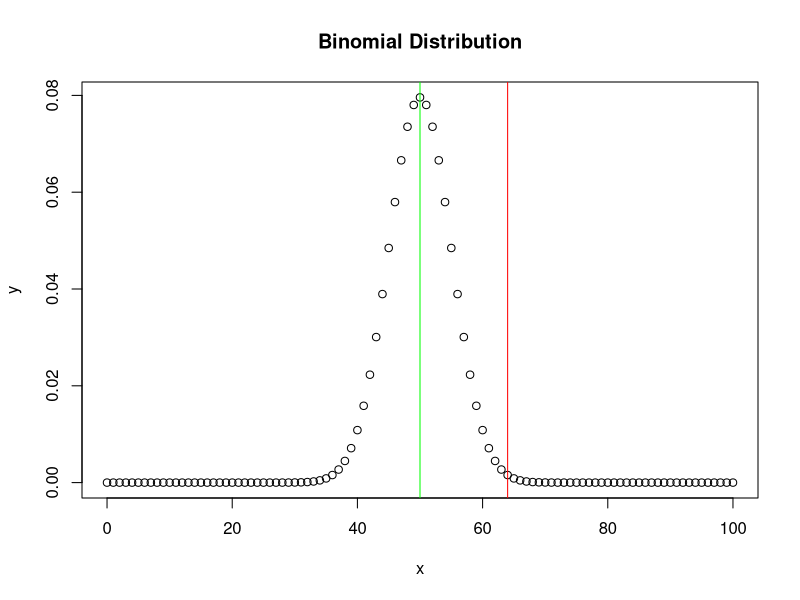
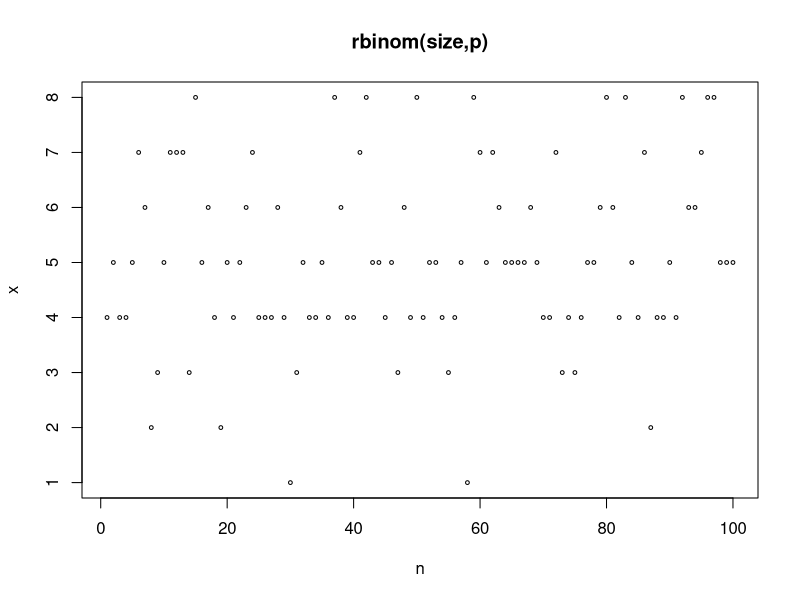
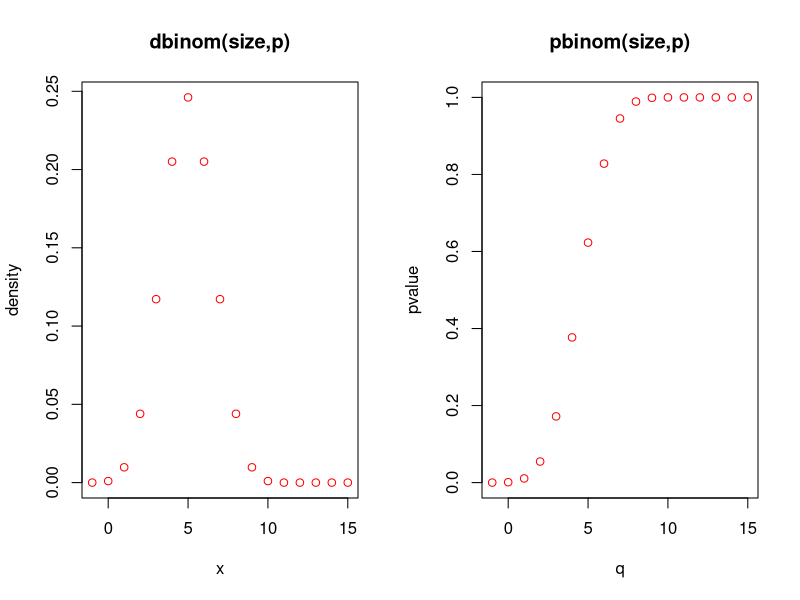
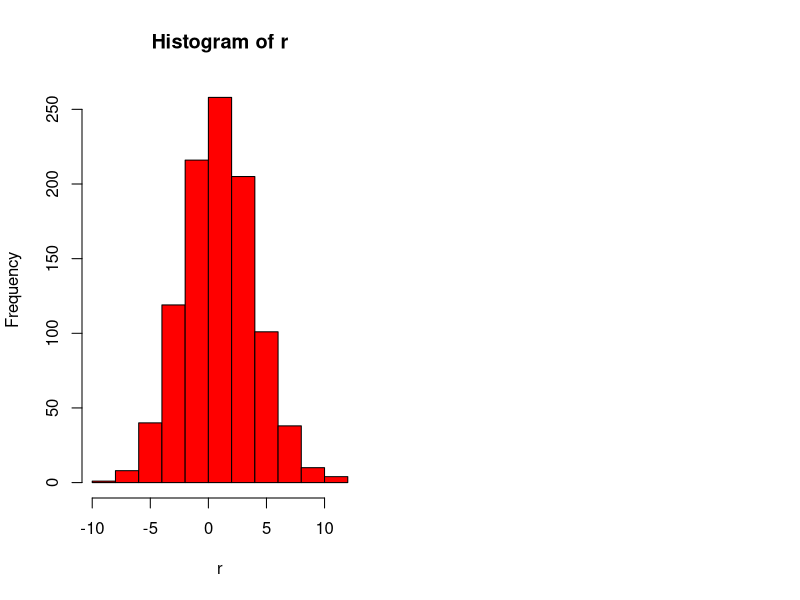

Reproduce these figures in R, in order.
## ---- chunk 1
coins=c(0,1)
N=100  # number of throws

# two experiments
fair=sample(coins,N,replace=TRUE)
unfair=sample(coins,N,replace=TRUE, prob=c(0.4,0.6))
## ---- chunk 2
fair_head=sum(fair)
unfair_head=sum(unfair)
## ---- chunk 3
x=0:100
y=dbinom(x,size=N, prob=0.5)
plot(x,y, main="Binomial Distribution")
abline(v=fair_head, col="green")
abline(v=unfair_head, col="red")
## ---- chunk 4
cat("fair=", fair_head, "unfair=", unfair_head)
1-pbinom(fair_head,size=100,prob=0.5)
1-pbinom(unfair_head,size=100,prob=0.5)
## ---- chunk 5
NR=200  # number of random samples
p=matrix(nrow=NR,ncol=2, dimnames = list(c(),c("fair","unfair"))) # initialize matrix for p-values
for (i in 1:NR){
  sf=sum(sample(coins,N,replace=TRUE))
  su=sum(sample(coins,N,replace=TRUE, prob=c(0.4, 0.6)))
  p[i,"fair"]   = 1 - pbinom(sf,size=N,prob=0.5)
  p[i,"unfair"] = 1 - pbinom(su,size=N,prob=0.5)
}
head(p)
## ---- chunk 6
apply(p<0.05,2,table)
## ---- chunk 7
n=100
size=10
p=0.5
region=-1:15

# n random numbers from distribution
x=rbinom(n,size,p)
# density in range
d=dbinom(region, size,p)
# p-values (cummulative distribution function)
p=pbinom(region, size,p)
## ---- chunk 8
plot(x,xlab="n",ylab="x",main="rbinom(size,p)",cex=0.5)
par(mfcol=c(1,2))
plot(region,d,xlab="x",ylab="density",main="dbinom(size,p)",col="red")
plot(region,p,xlab="q",ylab="pvalue", main="pbinom(size,p)",col="red")
## ---- chunk 9
r=rnorm(1000,mean=1,sd=3)
hist(r, col="red")
